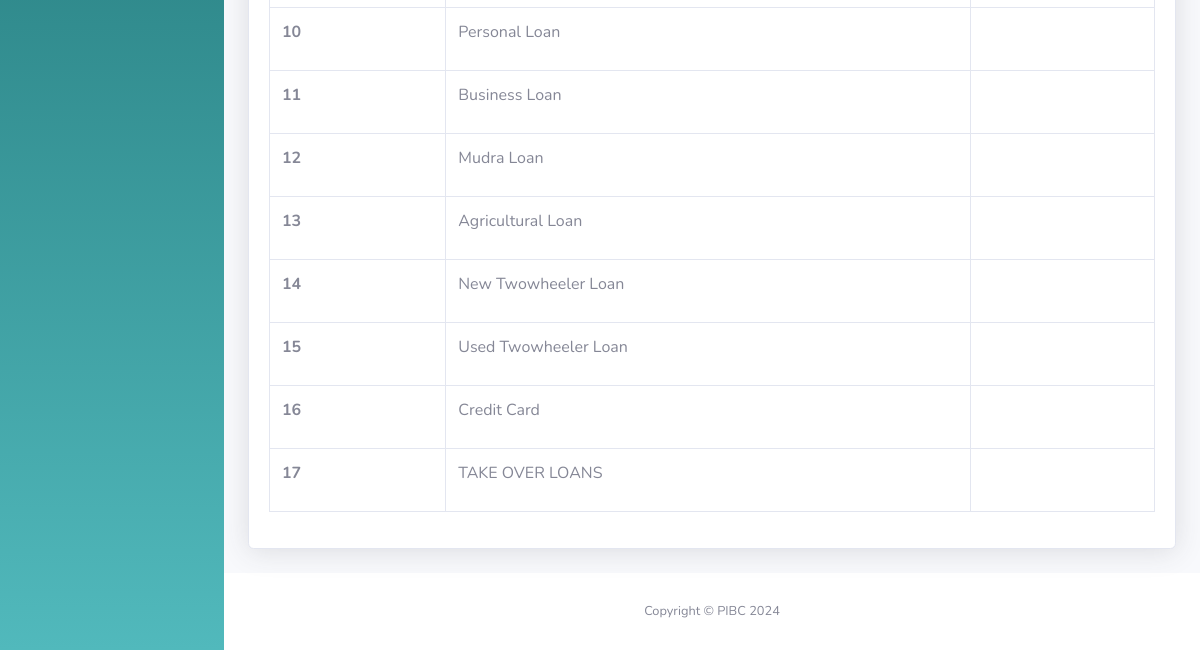
The page /add-loan (signed in, lower part) on the database as committed earlier.
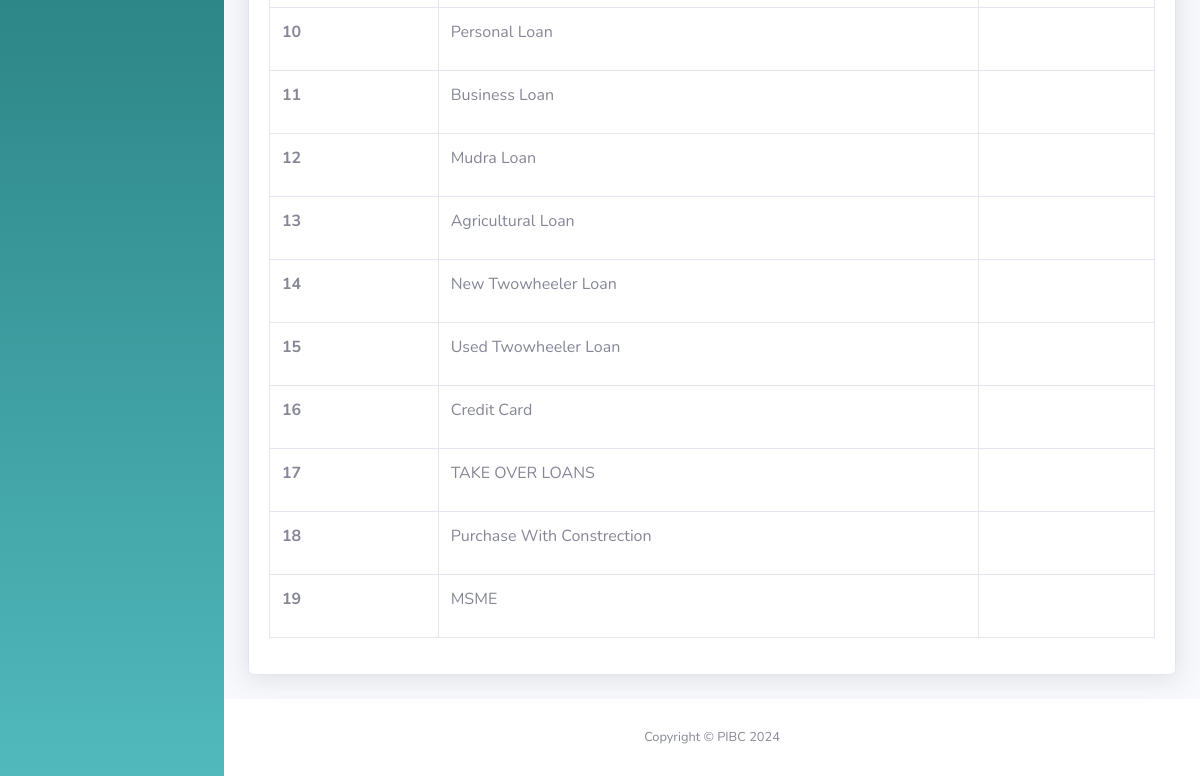
The same page on the database as committed later.
### UserApp/models.py (models this page shows, shortened)
class LoanModel(models.Model):
    loan_id = models.AutoField(primary_key=True)
    loan_name = models.CharField(max_length=100)

### UserApp/views.py (the view)
# urls.py: path('add-loan', views.addloan, name='addloan'),
def addloan(request):
    user = request.session.get('user', None)
    if user is None:
        return redirect('/login')
    else:
        admin = AdminModel.objects.get(admin_id=user)
        if admin.admin_last_name:
            admin_name = f"{admin.admin_first_name} {admin.admin_last_name}"
        else:
            admin_name = f"{admin.admin_first_name}"
        all_loans = LoanModel.objects.all()
        if request.method == 'POST':
            form = LoanForm(request.POST)
            if form.is_valid():
                form.save()
                return redirect('/')  # Redirect to login page after successful registration
        else:
            form = LoanForm()
        return render(request, 'add-loan.html', {'username':admin_name,'admin':admin,'form': form, 'allloans': all_loans})

### templates/add-loan.html (shortened to what this page needs)
<!DOCTYPE html>
<html lang="en">
<head>
    {% load static %}
    <link href="{% static 'vendor/fontawesome-free/css/all.min.css' %}" rel="stylesheet" type="text/css">
    <link href="{% static 'css/sb-admin-2.min.css' %}" rel="stylesheet">
</head>
<body id="page-top">
    <div id="wrapper">
        <ul class="navbar-nav bg-gradient-primary sidebar sidebar-dark accordion" id="accordionSidebar">
        </ul>
        <div id="content-wrapper" class="d-flex flex-column">
            <div id="content">
                <div class="container-fluid">
                    <div class="row">
                        <div class="col-xl-12 col-lg-7">
                            <div class="card shadow mb-4">
                                <div class="card-body">
                                    <div class="table-responsive-xxl">
                                        <table class="table table-bordered table-hover all-users">
                                            <tbody>
                                            {% for loan in allloans %}
                                                    <tr>
                                                    <th scope="row">{{ forloop.counter }}</th>
                                                    <td>{{loan.loan_name}}</td>
                                                    <td>
                                                        <form action="{% url 'delete_loan' loan.loan_id %}" method="post" style="display:inline;">
                                                            <button type="submit" class="btn"  onclick="return confirm('Are you sure you want to delete this?');">
                                                                <i class="fa fa-trash-alt" style="color:red;"></i>
                                                            </button>
                                                        </form>
                                                    </td>
                                            {% endfor %}
                                            </tbody>
                                        </table>
                                    </div>
                                </div>
                            </div>
                        </div>
                    </div>
                </div>
            </div>
            <footer class="sticky-footer bg-white">
                <div class="container my-auto">
                    <div class="copyright text-center my-auto">
                        <span>Copyright &copy; PIBC 2024</span>
                    </div>
                </div>
            </footer>
        </div>
    </div>
</body>
</html>

Rows that differ between the two databases and show on the page:
added LoanModel: loan_name "Purchase With Constrection"
added LoanModel: loan_name "MSME"
